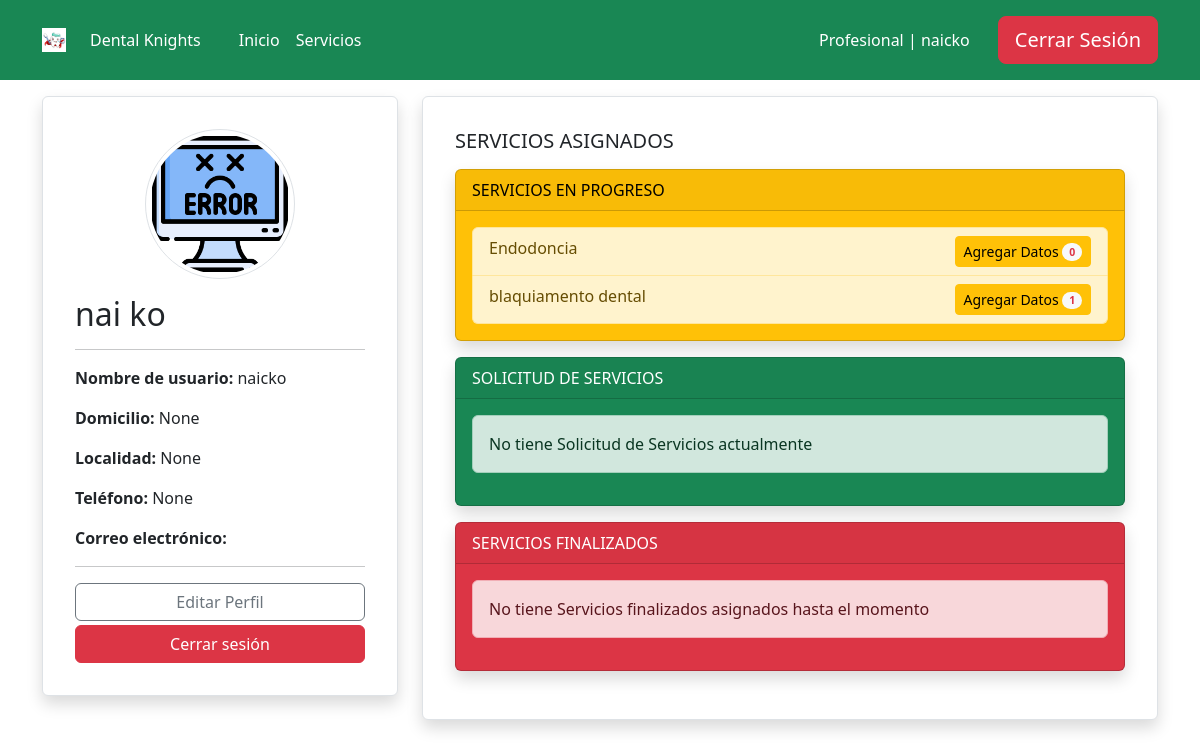
Screenshot of /profile/ (signed in) with the database file from the repository.
### accounts/models.py (models this page shows, shortened)
class Profile(models.Model):
    user = models.OneToOneField(User, on_delete=models.CASCADE, related_name='profile', verbose_name='Usuario')
    image = models.ImageField(default='users/usuario_defecto.jpg', upload_to='users/', verbose_name='Imagen de perfil')
    address = models.CharField(max_length=150, null=True, blank=True, verbose_name='Direccion')
    location = models.CharField(max_length=100, null=True, blank=True, verbose_name='Localidad')
    telephone = models.CharField(max_length=20, null=True, blank=True, verbose_name='telefono')
    class Meta:
        verbose_name= 'perfil' # Nombre en singular para mostrar en el panel de administración
        verbose_name_plural= 'perfiles' # Nombre en plural para mostrar en el panel de administración
        ordering = ['-id'] # Ordena los perfiles de forma descendente por el ID, mostrando los más recientes primero

### core/models.py (models this page shows, shortened)
class Servicios(models.Model):
    STATUS_CHOICES = (
        ('S', 'Solicitud de Servicio'),  # Servicio solicitado por el cliente
        ('P', 'En progreso'),            # Servicio en proceso de realización
        ('F', 'Finalizado'),             # Servicio completado
    )
    name = models.CharField(max_length=100, verbose_name='Nombre del Servicio')  # Nombre del servicio
    description = models.TextField(blank=True, null=True, verbose_name='Descripción')  # Descripción opcional del servicio
    profesional = models.ForeignKey(User, on_delete=models.CASCADE, limit_choices_to={'groups__name': 'profesionales'}, verbose_name='Profesional')  # Profesional asignado, relacionado con un usuario del grupo "profesionales"
    n_procedimientos = models.PositiveIntegerField(default=0, verbose_name='Número de sesiones')  # Número de procedimientos o sesiones asociadas al servicio
    status = models.CharField(max_length=1, choices=STATUS_CHOICES, default='S', verbose_name='Estado')  # Estado del servicio, utilizando las opciones definidas en STATUS_CHOICES
    class Meta:
        verbose_name = 'servicio'
        verbose_name_plural = 'servicios'

### core/views.py (the view, shortened to what this page needs)
# urls.py: path('profile/', login_required(ProfileView.as_view()), name='profile'),
@add_group_name_to_context
class ProfileView(TemplateView):
    template_name = 'profile/profile.html'
    def get_context_data(self, **kwargs):
        context = super().get_context_data(**kwargs)
        user = self.request.user
        context['user_form'] = UserForm(instance=user)  # Formulario del usuario
        context['profile_form'] = ProfileForm(instance=user.profile)  # Formulario del perfil
        if user.groups.filter(name='profesionales').exists():
            assigned_services = Servicios.objects.filter(profesional=user).order_by('-id')
            inscription_services = assigned_services.filter(status='S')  # Servicios solicitados
            progress_services = assigned_services.filter(status='P')  # Servicios en progreso
            finalized_services = assigned_services.filter(status='F')  # Servicios finalizados
            context['inscription_services'] = inscription_services
            context['progress_services'] = progress_services
            context['finalized_services'] = finalized_services
        return context

### core/views.py (called while the page is built)
def plural_to_singular(plural):
    plural_singular = {
        "clientes": "cliente",
        "profesionales": "profesional",
        "ejecutivos": "ejecutivo",
        "administradores": "administrador",
    }
    return plural_singular.get(plural, "error")

def get_group_and_color(user):
    group = user.groups.first()
    group_id = None
    group_name = None
    group_name_singular = None
    color = None
    if group:
        if group.name == 'clientes':
            color = 'bg-primary'
        elif group.name == 'profesionales':
            color = 'bg-success'
        elif group.name == 'ejecutivos':
            color = 'bg-danger'
        elif group.name == 'administradores':
            color = 'bg-info'
        group_id = group.id
        group_name = group.name
        group_name_singular = plural_to_singular(group.name)
    return group_id, group_name, group_name_singular, color

def add_group_name_to_context(view_class):
    original_dispatch = view_class.dispatch
    def dispatch(self, request, *args, **kwargs):
        user = self.request.user
        group_id, group_name, group_name_singular, color = get_group_and_color(user)
        context = {
            'group_name': group_name,
            'group_name_singular': group_name_singular,
            'color': color
        }
        self.extra_context = context
        return original_dispatch(self, request, *args, **kwargs)
    view_class.dispatch = dispatch
    return view_class

### templates/profile/profile.html (shortened to what this page needs)
{% extends 'base.html' %}
{% load static %}
{% block content %}
    <div class="container my-3">
        <div class="row">
            <div class="col-md-4">
                <div class="card border rounded-2 shadow p-3 mb-3">
                    <div class="card-body">
                        <div class="text-center">
                            {% if user.profile.image %}
                                <img class="img-thumbnail rounded-circle mb-3" src="{{ user.profile.image.url }}" alt="{{ user.username }}" style="width: 150px;">
                            {% else %}
                                <img class="img-thumbnail rounded-circle mb-3" src="{% static 'users/usuario_defecto.jpg' %}" alt="Imagen por defecto" style="width: 150px;">
                            {% endif %}
                        </div>
                        <h2>{{ user.first_name }} {{ user.last_name }}</h2>
                        <hr>
                        <p><strong>Nombre de usuario: </strong>{{ user.username }}</p>
                        <p><strong>Domicilio: </strong>{{ user.profile.address }}</p>
                        <p><strong>Localidad: </strong>{{ user.profile.location }}</p>
                        <p><strong>Teléfono: </strong>{{ user.profile.telephone }}</p>
                        <p><strong>Correo electrónico: </strong>{{ user.email }}</p>
                        <hr>
                        <div class="text-center">
                            <a class="btn btn-outline-secondary w-100 mb-1" href="#" data-bs-toggle="modal" data-bs-target="#editProfileModal">Editar Perfil</a>
                            <form method="POST" action="{% url 'logout' %}" class="d-inline">
                                <button type="submit" class="btn btn-danger w-100">Cerrar sesión</button>
                            </form>
                        </div>
                    </div>
                </div>
            </div>
            <div class="col-md-8">
                <div class="card border rounded-2 shadow p-3 mb-3">
                    <div class="card-body">
                        {% if group_name == 'clientes' %}
                            {% include 'profile/clientes.html' %}
                        {% elif group_name == 'profesionales' %}
                            {% include 'profile/profesionales.html' %}
                        {% elif group_name == 'ejecutivos' %}
                            {% include 'profile/ejecutivo.html' %}
                        {% elif group_name == 'administradores' %}
                            {% include 'profile/admin.html' %}
                        {% endif %}
                    </div>
                </div>
            </div>
        </div>
    </div>
{% endblock %}

### templates/header.html (shortened to what this page needs)
{% if user.is_authenticated %}
    {% if group_name == 'clientes' %}
        <header class="p-3 text-bg-dark bg-primary">
    {% elif group_name == 'profesionales' %}
        <header class="p-3 text-bg-dark bg-success">
    {% elif group_name == 'ejecutivos' %}
        <header class="p-3 text-bg-dark bg-danger">
    {% elif group_name == 'administradores' %}
        <header class="p-3 text-bg-dark bg-info">
    {% else %}
        <header class="p-3 text-bg-dark bg-dark">
    {% endif %}
{% else %}
    <header class="p-3 text-bg-dark bg-black">
{% endif %}
    <div class="container">
        <div class="d-flex flex-wrap align-items-center justify-content-between">
            <a href="{% url 'home' %}" class="d-flex align-items-center mb-2 mb-lg-0 text-white text-decoration-none text-center" style="margin-right: 30px;">
                <img src="/media/dienteicon.jpg" alt="Logo" style="width: 24px; height: 24px; margin-right: 8px;">
                <span class="ms-3">Dental Knights</span>
            </a>
            {% if user.is_authenticated %}
                {% if group_name == 'clientes' %}
                    <ul class="nav col-12 col-lg-auto me-lg-auto mb-2 justify-content-center mb-md-0 bg-primary">
                {% elif group_name == 'profesionales' %}
                    <ul class="nav col-12 col-lg-auto me-lg-auto mb-2 justify-content-center mb-md-0 bg-success">
                {% elif group_name == 'ejecutivos' %}
                    <ul class="nav col-12 col-lg-auto me-lg-auto mb-2 justify-content-center mb-md-0 bg-danger">
                {% elif group_name == 'administradores' %}
                    <ul class="nav col-12 col-lg-auto me-lg-auto mb-2 justify-content-center mb-md-0 bg-info">
                {% else %}
                    <ul class="nav col-12 col-lg-auto me-lg-auto mb-2 justify-content-center mb-md-0 bg-dark">
                {% endif %}
            {% else %}
                <ul class="nav col-12 col-lg-auto me-lg-auto mb-2 justify-content-center mb-md-0 bg-black">
            {% endif %}
                <li><a href="{% url 'home' %}" class="nav-link px-2 text-white">Inicio</a></li>
                <li><a href="{% url 'servicios' %}" class="nav-link px-2 text-white">Servicios</a></li>
            </ul>
            <div class="d-flex align-items-center" style="gap: 20px;">
                {% if user.is_authenticated %}
                    <li style="list-style-type: none;">
                        <a class="nav-link px-2 text-white" href="{% url 'profile' %}">{{ group_name_singular|capfirst }}
                            | {{ user.username }}</a>
                    </li>
                    <form action="{% url 'logout' %}" method="post" style="display: inline;">
                        <button type="submit" class="btn btn-lg btn-danger">Cerrar Sesión</button>
                    </form>
                {% endif %}
            </div>
        </div>
    </div>
</header>

### templates/profile/profesionales.html
<h5>SERVICIOS ASIGNADOS</h5>
<div class="card text-bg-warning shadow mt-3 mb-3">
    <div class="card-header">SERVICIOS EN PROGRESO</div>
    <div class="card-body">
        {% if progress_services %}
            <ul class="list-group">
                {% for service in progress_services %}
                    {% with enrollment_count=service.registroservicio_set.count %}
                        <li class="list-group-item list-group-item-warning">
                            {{ service.name }}
                            <a href="{% url 'servicios_list' service.id %}" class="btn btn-sm btn-warning float-end">
                                {% if service.status == 'P' %}
                                    Agregar Datos
                                {% endif %}
                                <span class="badge rounded-pill bg-light text-danger">{{ enrollment_count }}</span>
                            </a>
                        </li>
                    {% endwith %}
                {% endfor %}
            </ul>
        {% else %}
            <div class="alert alert-warning" role="alert">
                No tiene Servicios en progreso asignados hasta el momento
            </div>
        {% endif %}
    </div>
</div>
<div class="card text-bg-success shadow mb-3">
    <div class="card-header">SOLICITUD DE SERVICIOS</div>
    <div class="card-body">
        {% if inscription_services %}
            <ul class="list-group">
                {% for service in inscription_services %}
                    {% with enrollment_count=service.registroservicio_set.count %}
                        <li class="list-group-item list-group-item-success">
                            {{ service.name }}
                            <a href="{% url 'servicios_list' service.id %}" class="btn btn-sm btn-success float-end">
                                {% if service.status == 'S' %}
                                    Consultar listado
                                {% endif %}
                                <span class="badge rounded-pill bg-light text-danger">{{ enrollment_count }}</span>
                            </a>
                        </li>
                    {% endwith %}
                {% endfor %}
            </ul>
        {% else %}
            <div class="alert alert-success" role="alert">
                No tiene Solicitud de Servicios actualmente
            </div>
        {% endif %}
    </div>
</div>
<div class="card text-bg-danger shadow mb-3">
    <div class="card-header">SERVICIOS FINALIZADOS</div>
    <div class="card-body">
        {% if finalized_services %}
            <ul class="list-group">
                {% for service in finalized_services %}
                    {% with enrollment_count=service.registroservicio_set.count %}
                        <li class="list-group-item list-group-item-danger">
                            {{ service.name }}
                            <a href="{% url 'servicios_list' service.id %}" class="btn btn-sm btn-danger float-end">
                                {% if service.status == 'F' %}
                                    Consultar listado
                                {% endif %}
                                <span class="badge rounded-pill bg-light text-danger">{{ enrollment_count }}</span>
                            </a>
                        </li>
                    {% endwith %}
                {% endfor %}
            </ul>
        {% else %}
            <div class="alert alert-danger" role="alert">
                No tiene Servicios finalizados asignados hasta el momento
            </div>
        {% endif %}
    </div>
</div>

### rows the page displays
Servicios: name "Endodoncia", status "Agregar Datos", registroservicio_set.count "0"
Servicios: name "blaquiamento dental", status "Agregar Datos", registroservicio_set.count "1"

### other values shown
{{ group_name_singular|capfirst }} "Profesional"
{{ user.username }} "naicko"
{{ user.first_name }} "nai"
{{ user.last_name }} "ko"
{{ user.profile.address }} "None"
{{ user.profile.location }} "None"
{{ user.profile.telephone }} "None"
